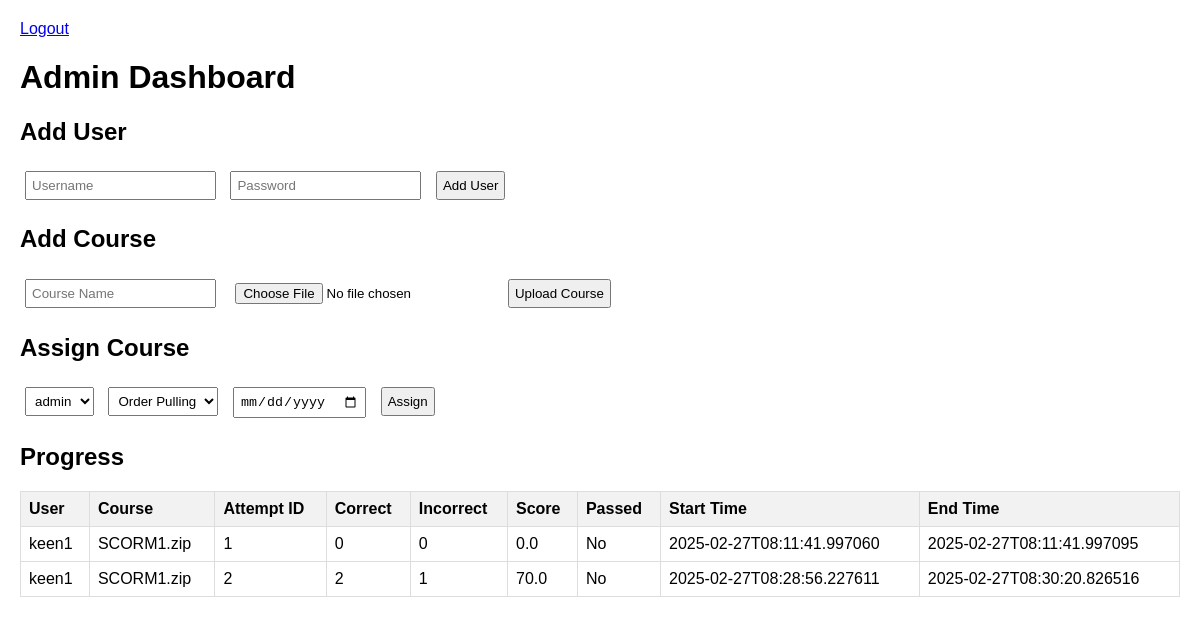
The app's page /admin_dashboard (signed in), older data.
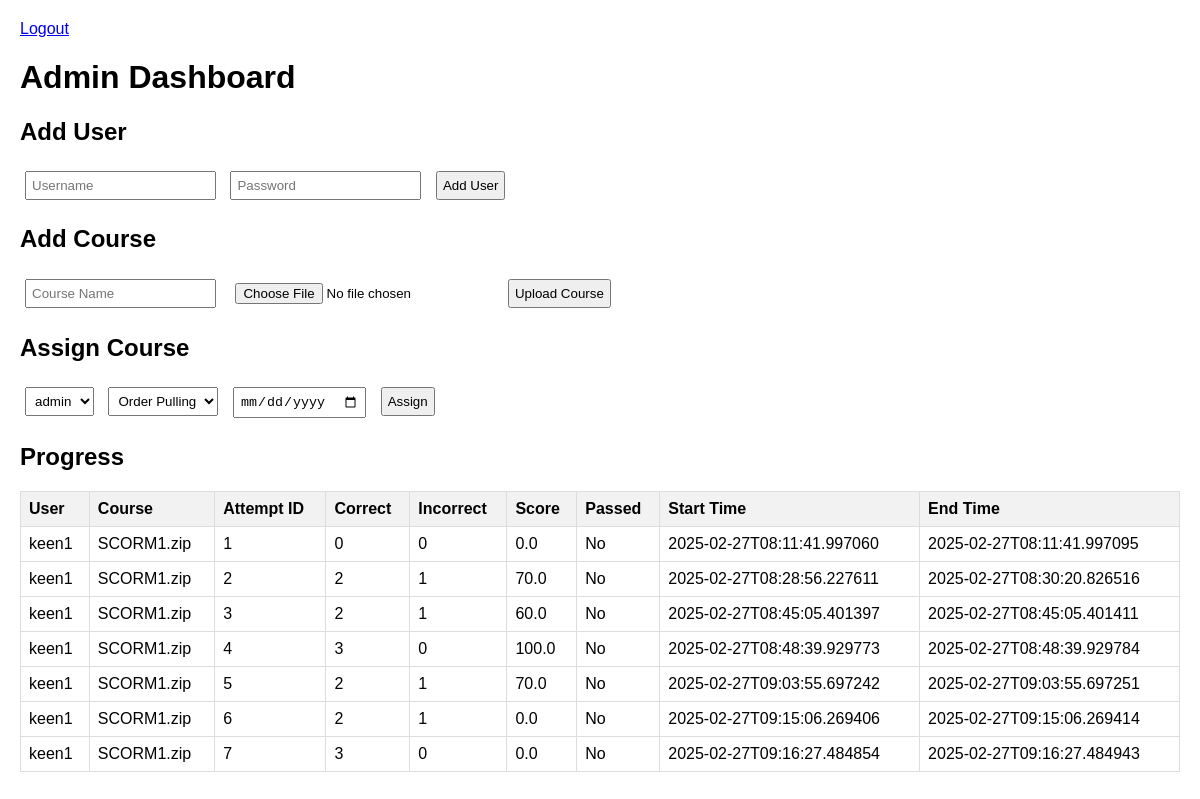
The same page, newer data.
### tables this page shows
CREATE TABLE users (
        id INTEGER PRIMARY KEY AUTOINCREMENT,
        username TEXT UNIQUE NOT NULL,
        password TEXT NOT NULL,
        is_admin INTEGER DEFAULT 0
    );

CREATE TABLE attempts 
                 (attempt_id INTEGER PRIMARY KEY AUTOINCREMENT, 
                  user_id INTEGER, 
                  course_id TEXT, 
                  correct_responses INTEGER, 
                  incorrect_responses INTEGER, 
                  passed INTEGER, 
                  start_time TEXT, 
                  end_time TEXT, 
                  score REAL,
                  FOREIGN KEY(user_id) REFERENCES users(id));

### app.py (the view, shortened to what this page needs)
@app.route('/admin_dashboard', methods=['GET', 'POST'])
def admin_dashboard():
    if 'user_id' not in session or not session.get('is_admin'):
        return redirect(url_for('login'))
    users = database.get_all_users()
    courses = database.get_all_courses()
    assignments = database.get_assignments(session['user_id'])
    all_attempts = []
    user_dict = {user[0]: user[1] for user in users}  # Map user_id to username
    for user in users:
        user_attempts = database.get_attempts(user[0])
        for attempt in user_attempts:
            all_attempts.append((user_dict[user[0]],) + attempt)  # Prepend username
    return render_template('admin_dashboard.html', users=users, courses=courses, assignments=assignments, attempts=all_attempts)

### database.py (called while the page is built)
def get_all_courses():
    conn = sqlite3.connect('lmas.db')
    c = conn.cursor()
    c.execute("SELECT * FROM courses")
    courses = c.fetchall()
    conn.close()
    return courses

def get_assignments(user_id):
    conn = sqlite3.connect('lmas.db')
    c = conn.cursor()
    c.execute('''SELECT c.name, c.filepath, a.due_date, p.score, p.passed
                 FROM assignments a
                 JOIN courses c ON a.course_id = c.id
                 LEFT JOIN attempts p ON a.user_id = p.user_id AND c.filepath = p.course_id
                 WHERE a.user_id = ?
                 ORDER BY p.end_time DESC LIMIT 1''', (user_id,))
    assignments = c.fetchall()
    conn.close()
    return assignments

def get_all_users():
    conn = sqlite3.connect('lmas.db')
    c = conn.cursor()
    c.execute("SELECT * FROM users")
    users = c.fetchall()
    conn.close()
    return users

def get_attempts(user_id):
    conn = sqlite3.connect('lmas.db')
    c = conn.cursor()
    c.execute("SELECT * FROM attempts WHERE user_id = ?", (user_id,))
    attempts = c.fetchall()
    conn.close()
    return attempts

### templates/admin_dashboard.html
<!DOCTYPE html>
<html>
<head>
    <link rel="stylesheet" href="{{ url_for('static', filename='style.css') }}">
</head>
<body>
    <a href="{{ url_for('logout') }}">Logout</a>
    <h1>Admin Dashboard</h1>
    <h2>Add User</h2>
    <form method="POST">
        <input type="text" name="username" placeholder="Username" required>
        <input type="password" name="password" placeholder="Password" required>
        <button type="submit" name="add_user">Add User</button>
    </form>
    <h2>Add Course</h2>
    <form method="POST" enctype="multipart/form-data">
        <input type="text" name="course_name" placeholder="Course Name" required>
        <input type="file" name="course_file" accept=".zip" required>
        <button type="submit" name="add_course">Upload Course</button>
    </form>
    <h2>Assign Course</h2>
    <form method="POST">
        <select name="user_id">
            {% for user in users %}
                <option value="{{ user[0] }}">{{ user[1] }}</option>
            {% endfor %}
        </select>
        <select name="course_id">
            {% for course in courses %}
                <option value="{{ course[0] }}">{{ course[1] }}</option>
            {% endfor %}
        </select>
        <input type="date" name="due_date" required>
        <button type="submit" name="assign_course">Assign</button>
    </form>
    <h2>Progress</h2>
    <table>
        <tr><th>User</th><th>Course</th><th>Attempt ID</th><th>Correct</th><th>Incorrect</th><th>Score</th><th>Passed</th><th>Start Time</th><th>End Time</th></tr>
        {% for attempt in attempts %}
            <tr>
                <td>{{ attempt[0] }}</td>
                <td>{{ attempt[3] }}</td>
                <td>{{ attempt[1] }}</td>
                <td>{{ attempt[4] }}</td>
                <td>{{ attempt[5] }}</td>
                <td>{{ attempt[9] }}</td>
                <td>{{ 'Yes' if attempt[6] else 'No' }}</td>
                <td>{{ attempt[7] }}</td>
                <td>{{ attempt[8] }}</td>
            </tr>
        {% endfor %}
    </table>
</body>
</html>

### static/style.css (style rules this page uses)
body { font-family: Arial, sans-serif; margin: 20px; }
table { border-collapse: collapse; width: 100%; }
th, td { border: 1px solid #ddd; padding: 8px; text-align: left; }
th { background-color: #f2f2f2; }
form { margin: 20px 0; }
input, select, button { margin: 5px; padding: 5px; }

Row changes from the older to the newer data that the page shows:
added attempts: username "keen1", course "SCORM1.zip", attempt_id "3", attempt "2", incorrect_responses "1", score "60.0", value "No", start_time "2025-02-27T08:45:05.401397", end_time "2025-02-27T08:45:05.401411"
added attempts: username "keen1", course "SCORM1.zip", attempt_id "4", correct_responses "3", attempt "0", score "100.0", value "No", start_time "2025-02-27T08:48:39.929773", end_time "2025-02-27T08:48:39.929784"
added attempts: username "keen1", course "SCORM1.zip", attempt_id "5", attempt "2", incorrect_responses "1", score "70.0", value "No", start_time "2025-02-27T09:03:55.697242", end_time "2025-02-27T09:03:55.697251"
added attempts: username "keen1", course "SCORM1.zip", attempt_id "6", attempt "2", incorrect_responses "1", score "0.0", value "No", start_time "2025-02-27T09:15:06.269406", end_time "2025-02-27T09:15:06.269414"
added attempts: username "keen1", course "SCORM1.zip", attempt_id "7", correct_responses "3", attempt "0", score "0.0", value "No", start_time "2025-02-27T09:16:27.484854", end_time "2025-02-27T09:16:27.484943"
